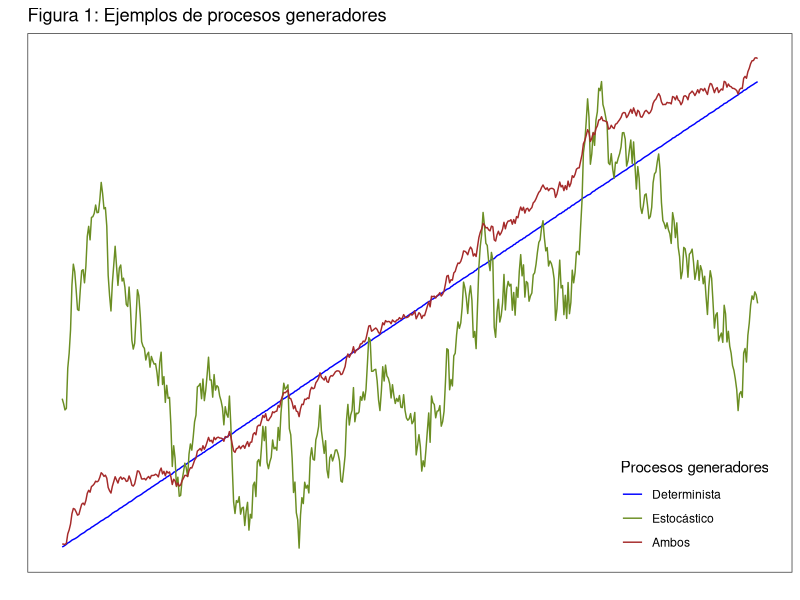
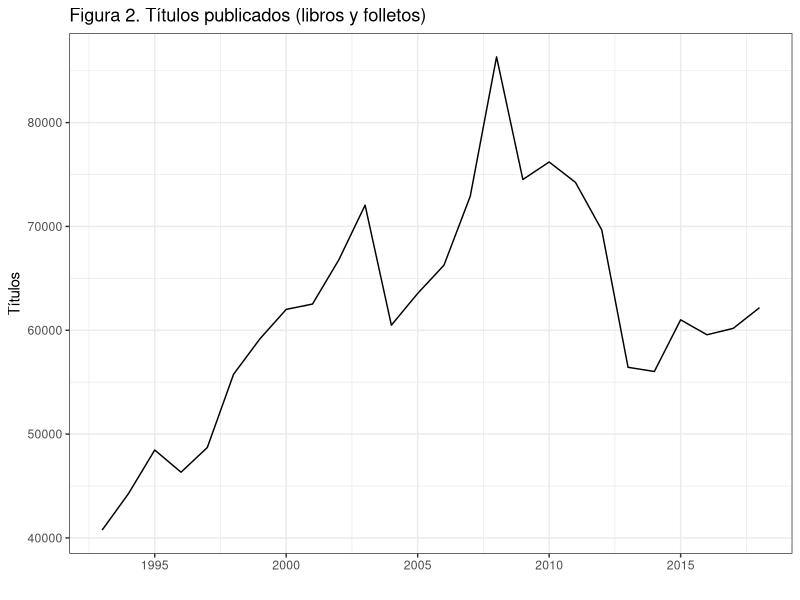
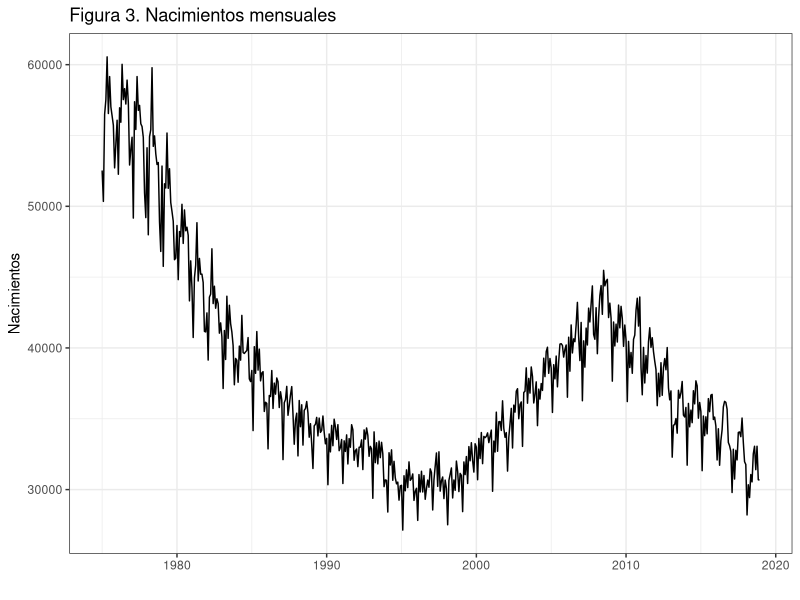
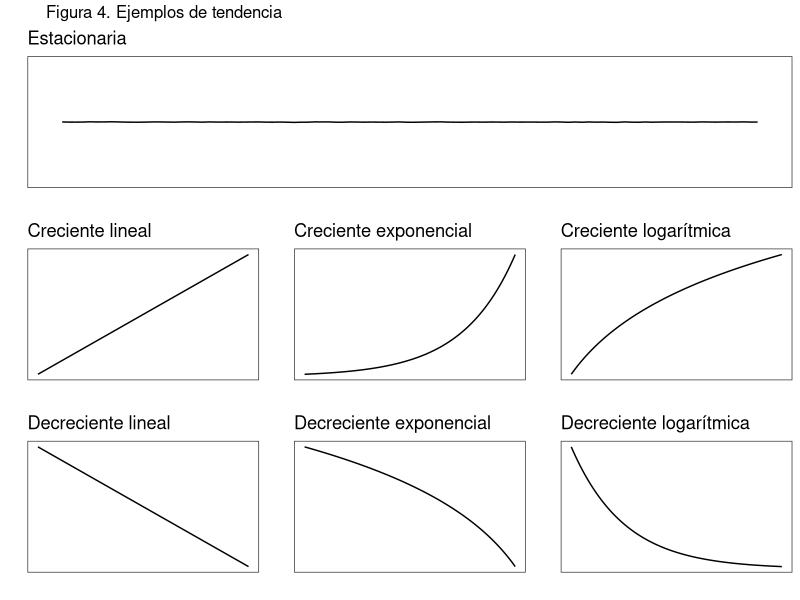
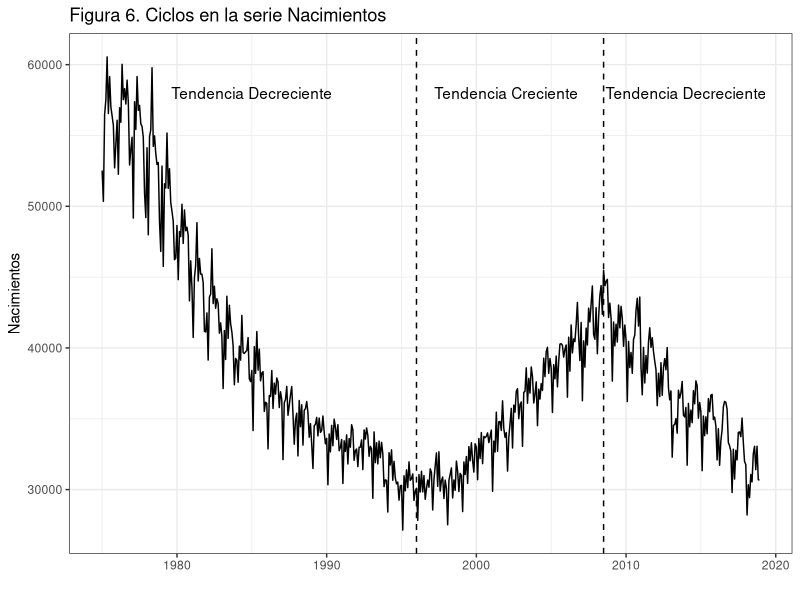
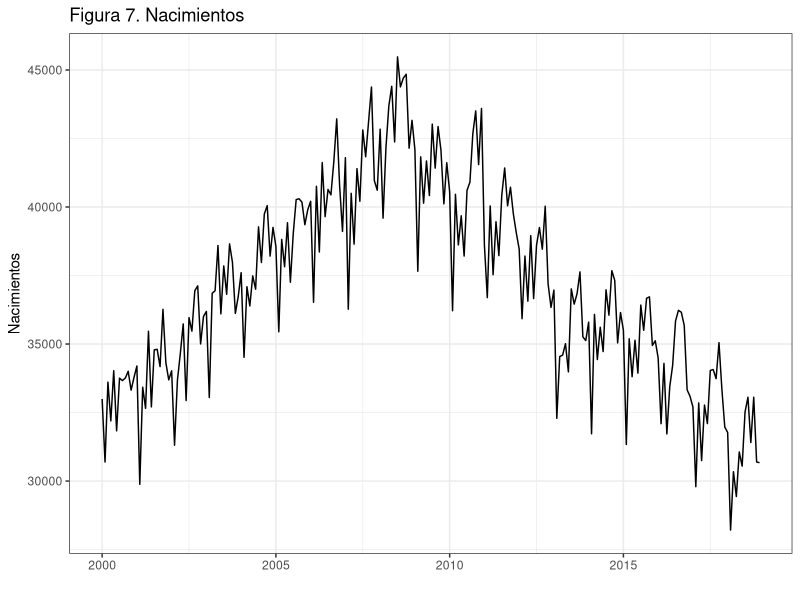
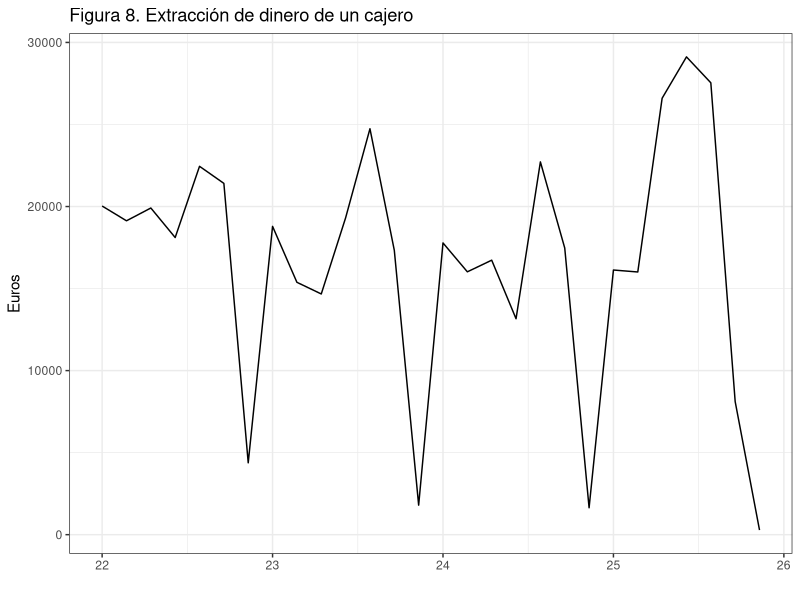
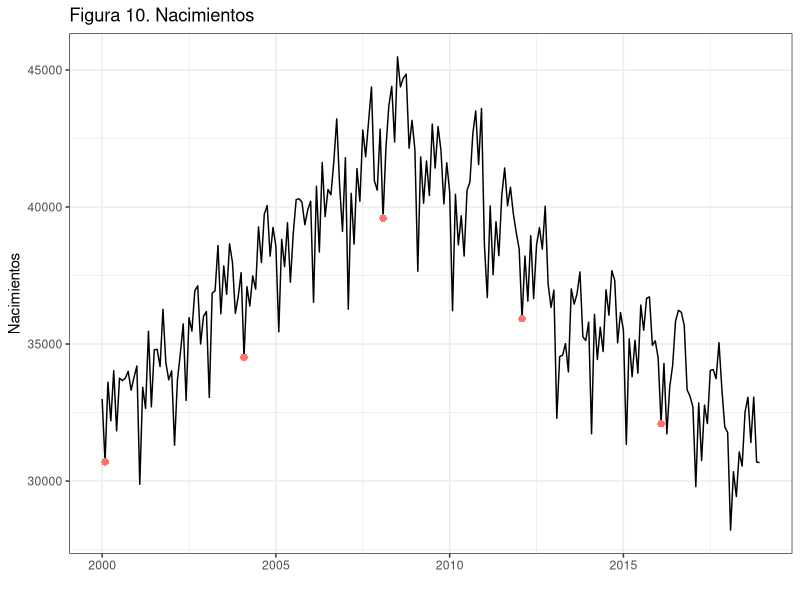

Generate these figures, in order, with R:
## ---- chunk 1
knitr::opts_chunk$set(warning = FALSE, 
                      message = FALSE, 
                      comment = "",
                      fig.align = "center", 
                      fig.show = "hold",
                      fig.height = 4,
                      fig.width = 8,
                      out.width = "80%") 
## ---- chunk 2
options(scipen = 999) #- para quitar la notacion cientifica
## ---- chunk 3
library(forecast)
library(ggplot2); theme_set(theme_bw())
library(gridExtra)
library(grid)
## ---- chunk 4
set.seed(123456)
trend <- 1:500
e <- rnorm(500)
rw <- cumsum(e)
rw <- (rw - min(rw)) * 250 / (max(rw) - min(rw))
rw.de <- 0.5 * trend + 2 * cumsum(e)
dt <- 0.1 * e + 0.5 * trend

dt <- ts(dt, start = 1, freq = 1)
rw <- ts(rw, start = 1, freq = 1)
rw.de <- ts(rw.de, start = 1, freq = 1)

autoplot(dt, series="Determinista",
         xlab = "",
         ylab = "",
         main = "Figura 1: Ejemplos de procesos generadores") +
  autolayer(rw, series = "Estocástico") +
  autolayer(rw.de, series = "Ambos") +
  scale_colour_manual(values=c("Determinista"="blue",
                               "Estocástico"="olivedrab", 
                               "Ambos" = "brown"),
                      breaks=c("Determinista","Estocástico", "Ambos")) +
  guides(colour = guide_legend(title = "Procesos generadores")) + 
  scale_x_continuous(breaks=NULL) + 
  scale_y_continuous(breaks=NULL) + 
  theme(legend.position=c(0.98,0.02), legend.justification=c(1,0))
## ---- chunk 5
libros <- read.csv2("./series/libros.csv", header = TRUE)
libros <- ts(libros[, 2], start = 1993, frequency  = 1)
## ---- chunk 6
autoplot(libros,
         xlab = "",
         ylab = "Títulos",
         main = "Figura 2. Títulos publicados (libros y folletos)")
## ---- chunk 7
nacimientos <- read.csv2("./series/nacimientos.csv", header = TRUE)
nacimientos <- ts(nacimientos[, 2],
                  start = c(1975, 1),
                  frequency = 12)
## ---- chunk 8
autoplot(nacimientos,
         xlab = "",
         ylab = "Nacimientos",
         main = "Figura 3. Nacimientos mensuales")
## ---- chunk 9
start(nacimientos)
end(nacimientos)
frequency(nacimientos)
head(time(nacimientos), n = 48)  #Mostramos sólo los 4 primeros años
head(cycle(nacimientos), n = 48) #Mostramos sólo los 4 primeros años
## ---- chunk 10
set.seed(123456)
x0<-0.1*rnorm(100,sd=0.1)
x1<-seq(1,5,length= 100); tt <- x1; x1 <- 10*(x1 - min(x1))/(max(x1) - min(x1)) - 5
x2<-exp(tt); x2 <- 10*(x2 - min(x2))/(max(x2) - min(x2)) - 5
x3<-log(tt); x3 <- 10*(x3 - min(x3))/(max(x3) - min(x3)) - 5
x4<-seq(5,1,length= 100); tt <- x4; x4 <- 10*(x4 - min(x4))/(max(x4) - min(x4)) - 5
x5<-log(tt); x5 <- 10*(x5 - min(x5))/(max(x5) - min(x5)) - 5
x6<-exp(tt); x6 <- 10*(x6 - min(x6))/(max(x6) - min(x6)) - 5

p0 <- ggplot(data.frame(t=1:100, x=x0), aes(x=t, y=x, colours= "black")) + geom_line() + xlab("") + ylab("") +
  scale_x_continuous(breaks=NULL) + scale_y_continuous(breaks=NULL, limits = c(-5, 5)) +
  ggtitle("Estacionaria") + guides(colour=FALSE)
p1 <- ggplot(data.frame(t=1:100, x=x1), aes(x=t, y=x, colours= "black")) + geom_line() + xlab("") + ylab("") +
  scale_x_continuous(breaks=NULL) + scale_y_continuous(breaks=NULL) +
  ggtitle("Creciente lineal") + guides(colour=FALSE)
p2 <- ggplot(data.frame(t=1:100, x=x2), aes(x=t, y=x, colours= "black")) + geom_line() + xlab("") + ylab("") +
  scale_x_continuous(breaks=NULL) + scale_y_continuous(breaks=NULL) +
  ggtitle("Creciente exponencial") + guides(colour=FALSE)
p3 <- ggplot(data.frame(t=1:100, x=x3), aes(x=t, y=x, colours= "black")) + geom_line() + xlab("") + ylab("") +
  scale_x_continuous(breaks=NULL) + scale_y_continuous(breaks=NULL) +
  ggtitle("Creciente logarítmica") + guides(colour=FALSE)
p4 <- ggplot(data.frame(t=1:100, x=x4), aes(x=t, y=x, colours= "black")) + geom_line() + xlab("") + ylab("") +
  scale_x_continuous(breaks=NULL) + scale_y_continuous(breaks=NULL) +
  ggtitle("Decreciente lineal") + guides(colour=FALSE)
p5 <- ggplot(data.frame(t=1:100, x=x5), aes(x=t, y=x, colours= "black")) + geom_line() + xlab("") + ylab("") +
  scale_x_continuous(breaks=NULL) + scale_y_continuous(breaks=NULL) +
  ggtitle("Decreciente exponencial") + guides(colour=FALSE)
p6 <- ggplot(data.frame(t=1:100, x=x6), aes(x=t, y=x, colours= "black")) + geom_line() + xlab("") + ylab("") +
  scale_x_continuous(breaks=NULL) + scale_y_continuous(breaks=NULL) +
  ggtitle("Decreciente logarítmica") + guides(colour=FALSE)

grid.arrange(
  grobs = list(p0, p1, p2, p3, p4, p5, p6),
  layout_matrix = rbind(c(1,1,1),
                        c(2,3,4),
                        c(5,6,7)),
  top = textGrob("Figura 4. Ejemplos de tendencia", hjust = 1.5)
)
## ---- chunk 11
autoplot(nacimientos,
         xlab = "",
         ylab = "Nacimientos",
         main = "Figura 6. Ciclos en la serie Nacimientos") +
  geom_vline(xintercept=c(1996, 2008.5), linetype = "dashed") + 
  annotate("text", x=1985, y=58000, label="Tendencia Decreciente") +
  annotate("text", x=2002, y=58000, label="Tendencia Creciente") +
  annotate("text", x=2014, y=58000, label="Tendencia Decreciente")
## ---- chunk 12
nacimientosb<-window(nacimientos, start = 2000)
autoplot(nacimientosb,
         xlab = "",
         ylab = "Nacimientos",
         main = "Figura 7. Nacimientos") 
## ---- chunk 13
sucursal <- read.table("./series/sucursal.csv", header = TRUE)
sucursal <- ts(sucursal, start = c(1, 5), freq = 7)
sucursalb <- window(sucursal, start = c(22, 1), end = c(25, 7))
autoplot(sucursalb,
         xlab = "",
         ylab = "Euros",
         main = "Figura 8. Extracción de dinero de un cajero") + 
  scale_x_continuous(breaks= 22:26, labels = 22:26) 
## ---- chunk 14
autoplot(nacimientosb,
         xlab = "",
         ylab = "Nacimientos",
         main = "Figura 10. Nacimientos") +
  geom_point(aes(x = 2000+1/12, y = nacimientosb[2 + 0*48], colour = "red")) + 
  geom_point(aes(x = 2004+1/12, y = nacimientosb[2 + 1*48], colour = "red")) + 
  geom_point(aes(x = 2008+1/12, y = nacimientosb[2 + 2*48], colour = "red")) + 
  geom_point(aes(x = 2012+1/12, y = nacimientosb[2 + 3*48], colour = "red")) + 
  geom_point(aes(x = 2016+1/12, y = nacimientosb[2 + 4*48], colour = "red")) +
  guides(colour=FALSE)
## ---- chunk 15
AO <- rep(0, 100)
TC <- rep(0, 100)
LS <- rep(0, 100)
AO[20] <- 10
TC[20:100] <- 10*0.7^(0:80) 
LS[20:100] <- 10

datos <- data.frame(
  x = rep(1:100, 3),
  y = c(AO, TC, LS),
  c = rep(c("Pulso", "Cambio Transitorio ", "Cambio permanente"), each = 100)
)

ggplot(datos, aes(x=x, y=y)) + 
  xlab("") + ylab("") +
  geom_line() + 
  facet_grid(. ~ c) + 
  scale_x_continuous(breaks=NULL) + 
  scale_y_continuous(breaks=NULL) +
  ggtitle("Figura 11. Ejemplos de intervención")
## ---- chunk 16
sucursalb<-window(sucursal,start=c(5,1),end=c(25,7))
autoplot(sucursalb,
         xlab = "",
         ylab = "Euros",
         main = "Figura 12. Extracción de dinero de un cajero")
## ---- chunk 17
nacimientosb<-window(nacimientos, end=c(1990,12))
autoplot(nacimientosb,
         xlab = "", 
         ylab = "Nacimientos",
         main = "Figura 13. Nacimientos")
## ---- chunk 18
nacimientosAnual <- aggregate(nacimientos, FUN = sum)
autoplot(nacimientosAnual/1000,
         xlab = "",
         ylab = "Nacimientos (miles)",
         main = "Figura 14. Nacimientos por año")
## ---- chunk 19
sucursalAnual <- aggregate(sucursal,FUN = sum)
autoplot(sucursalAnual,
         xlab = "",
         ylab = "Euros",
         main = "Figura 15. Extracción de dinero de un cajero por semana")
## ---- chunk 20
nacimientosb <- window(nacimientos, start = 2000)
ggseasonplot(nacimientosb, 
             year.labels=TRUE, 
             year.labels.left=TRUE,
             xlab = "",
             ylab = "Nacimientos",
             main = "Figura 16. Gráfico estacional de lineas")
## ---- chunk 21
ggseasonplot(nacimientosb, polar=TRUE,
             xlab = "",
             ylab = "",
             main = "Figura 17. Gráfico estacional polar")
## ---- chunk 22
ggsubseriesplot(nacimientosb) +
  ylab("Nacimientos") +
  xlab("") +
  ggtitle("Figura 18. Gráfico estacional de subseries")
## ---- chunk 23
componenteEstacional <- tapply(nacimientosb/mean(nacimientosb), 
                               cycle(nacimientosb), 
                               FUN = mean)
round(componenteEstacional, 2)
## ---- chunk 24
set.seed(324535)
library(tidyverse)
datos <- data.frame(
  Estacion = rep(1:5 ,5),
  Serie = round(5*(rep(1:5 ,5) - 3 + rnorm(25))^2 + 1:25, 2)
)

datos <- datos %>%
  mutate(
    Ten = round(ma(Serie, 5), 2),
    "Est + Res" = Serie - Ten
  )

tmp <- aggregate(as.numeric(datos$`Est + Res`), 
                 datos["Estacion"], 
                 FUN = function(x) round(mean(x, na.rm = TRUE),2))
names(tmp)[2] <- "Est"
tmp$`Est corregida` <- round(tmp$Est - mean(tmp$Est)/5, 2)

datos <- datos %>% 
  left_join(tmp) %>%
  mutate(Res = Serie - Ten - `Est corregida`)
datos
## ---- chunk 25
nacDesAdi <- decompose(nacimientos, type = "addi")
autoplot(nacDesAdi,
         xlab = "",
         main = "Figura 19. Descomposición aditiva de Nacimientos por medias móviles")
## ---- chunk 26
tmp <- nacimientos - trendcycle(nacDesAdi) - seasonal(nacDesAdi) - remainder(nacDesAdi)
summary(as.numeric(tmp))
## ---- chunk 27
autoplot(nacimientos, series="Nacimientos",
         xlab = "",
         ylab = "Nacimientos",
         main = "Figura 20. Nacimientos en España: serie y tendencia") +
  autolayer(trendcycle(nacDesAdi), series="Tendencia") +
  scale_colour_manual(values=c("Nacimientos"="black","Tendencia"="red"),
                      breaks=c("Nacimientos","Tendencia"))
## ---- chunk 28
nacDesAdi$figure
sum(nacDesAdi$figure)
## ---- chunk 29
ggplot() +
  geom_line(aes(x = 1:12, y = nacDesAdi$figure)) + 
  geom_hline(yintercept = 0, colour = "blue", lty = 2) +
  ggtitle("Figura 21. Componente estacional de Nacimientos (esquema aditivo)") +
  xlab("") +
  ylab("Componente estacional") +
  scale_x_continuous(breaks= 1:12, 
                     labels = c("Ene", "Feb", "Mar", "Abr", "May", "Jun", 
                                "Jul", "Ago", "Sep", "Oct", "Nov", "Dic")) 
## ---- chunk 30
nacDesMul <- decompose(nacimientos, type = "mult")
autoplot(nacDesMul,
         xlab = "",
         main = "Figura 22. Descomposición multiplicativa de Nacimientos por medias móviles")
## ---- chunk 31
nacDesMul$figure
sum(nacDesMul$figure)
## ---- chunk 32
ggplot() +
  geom_line(aes(x = 1:12, y = componenteEstacional, colour = "black")) + 
  geom_line(aes(x = 1:12, y = nacDesMul$figure, colour = "red")) + 
  geom_hline(yintercept = 1, colour = "blue", lty = 2) +
  ggtitle("Figura 23. Componente estacional de Nacimientos") +
  xlab("") +
  ylab("Efecto estacional") +
  scale_x_continuous(breaks= 1:12, 
                     labels = c("Ene", "Feb", "Mar", "Abr", "May", "Jun", 
                                "Jul", "Ago", "Sep", "Oct", "Nov", "Dic")) +
  scale_color_discrete(name = "Componente estacional", 
                       labels = c("Descriptiva simple", "Medias móviles")) +
  theme(legend.position=c(0.98,0.02), legend.justification=c(1,0))
## ---- chunk 33
nacStl <- stl(nacimientos, 
               s.window = "periodic",
               robust = TRUE)
head(nacStl$time.series)
## ---- chunk 34
autoplot(nacStl,
         xlab = "",
         main = "Figura 24. Descomposición de Nacimientos por regresores locales ponderados")
## ---- chunk 35
head(seasonal(nacStl), 12)
sum(head(seasonal(nacStl), 12))
## ---- chunk 36
nacStl17 <- stl(nacimientos, 
                s.window = 17,
                robust = TRUE)

xx <- window(seasonal(nacStl), start = 1995, end = 2005 - 1/12)
yy <- window(seasonal(nacStl17), start = 1995, end = 2005 - 1/12)
autoplot(xx, series="s.window = 'periodic'",
         ylab = "Componente estacional",
         main = "Figura 25. Componente estacional para Nacimientos") +
  autolayer(yy, series="s.window = 17") +
  scale_colour_manual(values=c("s.window = 'periodic'"="black","s.window = 17"="red"))#,
                 #     breaks=c("s.window = 'periodic'","s.window = 17"))
